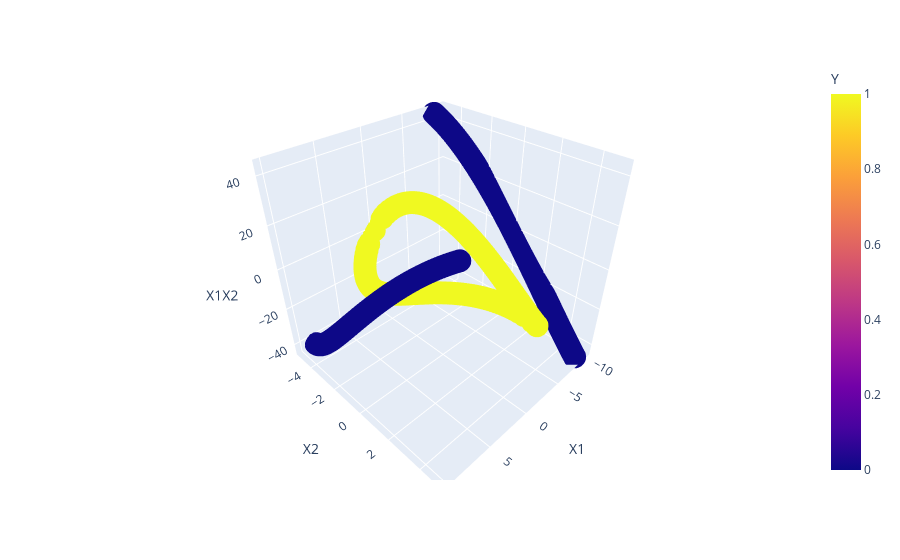

The cell this chart's notebook holds for it:
### Code cell
import plotly.express as px
fig = px.scatter_3d(
    data_frame=df,
    x = 'X1',
    y = 'X2',
    z = 'X1X2',
    color = 'Y'
)
fig.show()

### Figure 1 — Plotly figure (JSON) as saved in the notebook; plotly's stock layout.template omitted (floating-point values rounded to 4 significant figures; data arrays with more than 128 entries replaced by an {"elided": "..."} marker saying what was removed)
{"data": [{"hovertemplate": "X1=%{x}<br>X2=%{y}<br>X1X2=%{z}<br>Y=%{marker.color}<extra></extra>", "legendgroup": "", "marker": {"color": {"elided": "400 int values"}, "coloraxis": "coloraxis", "symbol": "circle"}, "mode": "markers", "name": "", "scene": "scene", "showlegend": false, "type": "scatter3d", "x": {"elided": "400 float values"}, "y": {"elided": "400 float values"}, "z": {"elided": "400 float values"}}], "layout": {"coloraxis": {"colorbar": {"title": {"text": "Y"}}, "colorscale": [[0, "#0d0887"], [0.1111, "#46039f"], [0.2222, "#7201a8"], [0.3333, "#9c179e"], [0.4444, "#bd3786"], [0.5556, "#d8576b"], [0.6667, "#ed7953"], [0.7778, "#fb9f3a"], [0.8889, "#fdca26"], [1, "#f0f921"]]}, "legend": {"tracegroupgap": 0}, "margin": {"t": 60}, "scene": {"domain": {"x": [0, 1], "y": [0, 1]}, "xaxis": {"title": {"text": "X1"}}, "yaxis": {"title": {"text": "X2"}}, "zaxis": {"title": {"text": "X1X2"}}}}}
